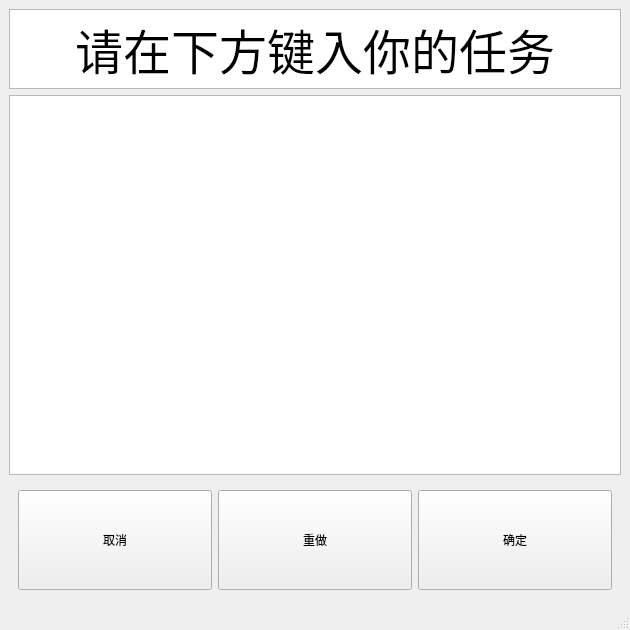
<?xml version="1.0" encoding="UTF-8"?>
<ui version="4.0">
 <class>queryNewTask</class>
 <widget class="QMainWindow" name="queryNewTask">
  <property name="geometry">
   <rect>
    <x>0</x>
    <y>0</y>
    <width>630</width>
    <height>630</height>
   </rect>
  </property>
  <property name="windowTitle">
   <string>MainWindow</string>
  </property>
  <widget class="QWidget" name="centralwidget">
   <layout class="QGridLayout" name="gridLayout">
    <item row="0" column="0">
     <widget class="QTextBrowser" name="taskInfoReminder">
      <property name="minimumSize">
       <size>
        <width>0</width>
        <height>70</height>
       </size>
      </property>
      <property name="maximumSize">
       <size>
        <width>16777215</width>
        <height>80</height>
       </size>
      </property>
      <property name="html">
       <string>&lt;!DOCTYPE HTML PUBLIC &quot;-//W3C//DTD HTML 4.0//EN&quot; &quot;http://www.w3.org/TR/REC-html40/strict.dtd&quot;&gt;
&lt;html&gt;&lt;head&gt;&lt;meta name=&quot;qrichtext&quot; content=&quot;1&quot; /&gt;&lt;meta charset=&quot;utf-8&quot; /&gt;&lt;style type=&quot;text/css&quot;&gt;
p, li { white-space: pre-wrap; }
hr { height: 1px; border-width: 0; }
li.unchecked::marker { content: &quot;\2610&quot;; }
li.checked::marker { content: &quot;\2612&quot;; }
&lt;/style&gt;&lt;/head&gt;&lt;body style=&quot; font-family:'Microsoft YaHei UI'; font-size:9pt; font-weight:400; font-style:normal;&quot;&gt;
&lt;p align=&quot;center&quot; style=&quot; margin-top:0px; margin-bottom:0px; margin-left:0px; margin-right:0px; -qt-block-indent:0; text-indent:0px;&quot;&gt;&lt;span style=&quot; font-size:36pt;&quot;&gt;请在下方键入你的任务&lt;/span&gt;&lt;/p&gt;&lt;/body&gt;&lt;/html&gt;</string>
      </property>
     </widget>
    </item>
    <item row="1" column="0">
     <widget class="QTextEdit" name="taskEdit">
      <property name="minimumSize">
       <size>
        <width>0</width>
        <height>300</height>
       </size>
      </property>
     </widget>
    </item>
    <item row="2" column="0">
     <widget class="QWidget" name="widget" native="true">
      <property name="minimumSize">
       <size>
        <width>0</width>
        <height>100</height>
       </size>
      </property>
      <layout class="QHBoxLayout" name="horizontalLayout">
       <item>
        <widget class="QPushButton" name="btn_cancel">
         <property name="minimumSize">
          <size>
           <width>150</width>
           <height>100</height>
          </size>
         </property>
         <property name="text">
          <string>取消</string>
         </property>
        </widget>
       </item>
       <item>
        <widget class="QPushButton" name="btn_redo">
         <property name="minimumSize">
          <size>
           <width>150</width>
           <height>100</height>
          </size>
         </property>
         <property name="text">
          <string>重做</string>
         </property>
        </widget>
       </item>
       <item>
        <widget class="QPushButton" name="btn_ensure">
         <property name="minimumSize">
          <size>
           <width>150</width>
           <height>100</height>
          </size>
         </property>
         <property name="text">
          <string>确定</string>
         </property>
        </widget>
       </item>
      </layout>
     </widget>
    </item>
   </layout>
  </widget>
  <widget class="QStatusBar" name="statusbar"/>
 </widget>
 <resources/>
 <connections/>
</ui>
